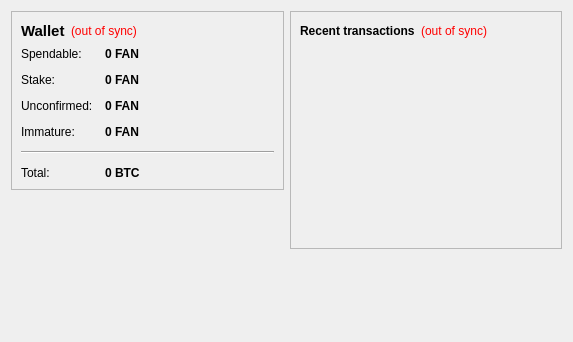
<?xml version="1.0" encoding="UTF-8"?>
<ui version="4.0">
 <class>OverviewPage</class>
 <widget class="QWidget" name="OverviewPage">
  <property name="geometry">
   <rect>
    <x>0</x>
    <y>0</y>
    <width>573</width>
    <height>342</height>
   </rect>
  </property>
  <property name="windowTitle">
   <string>Form</string>
  </property>
  <layout class="QHBoxLayout" name="horizontalLayout" stretch="1,1">
   <item>
    <layout class="QVBoxLayout" name="verticalLayout_2">
     <item>
      <widget class="QFrame" name="frame">
       <property name="frameShape">
        <enum>QFrame::StyledPanel</enum>
       </property>
       <property name="frameShadow">
        <enum>QFrame::Raised</enum>
       </property>
       <layout class="QVBoxLayout" name="verticalLayout_4">
        <item>
         <layout class="QHBoxLayout" name="horizontalLayout_4">
          <item>
           <widget class="QLabel" name="label_5">
            <property name="font">
             <font>
              <pointsize>11</pointsize>
              <weight>75</weight>
              <bold>true</bold>
             </font>
            </property>
            <property name="text">
             <string>Wallet</string>
            </property>
           </widget>
          </item>
          <item>
           <widget class="QLabel" name="labelWalletStatus">
            <property name="toolTip">
             <string>The displayed information may be out of date. Your wallet automatically synchronizes with the Favycoin network after a connection is established, but this process has not completed yet.</string>
            </property>
            <property name="styleSheet">
             <string notr="true">QLabel { color: red; }</string>
            </property>
            <property name="text">
             <string notr="true">(out of sync)</string>
            </property>
            <property name="alignment">
             <set>Qt::AlignLeading|Qt::AlignLeft|Qt::AlignVCenter</set>
            </property>
           </widget>
          </item>
          <item>
           <spacer name="horizontalSpacer_2">
            <property name="orientation">
             <enum>Qt::Horizontal</enum>
            </property>
            <property name="sizeHint" stdset="0">
             <size>
              <width>40</width>
              <height>20</height>
             </size>
            </property>
           </spacer>
          </item>
         </layout>
        </item>
        <item>
         <layout class="QFormLayout" name="formLayout_2">
          <property name="fieldGrowthPolicy">
           <enum>QFormLayout::AllNonFixedFieldsGrow</enum>
          </property>
          <property name="horizontalSpacing">
           <number>12</number>
          </property>
          <property name="verticalSpacing">
           <number>12</number>
          </property>
          <item row="0" column="0">
           <widget class="QLabel" name="label">
            <property name="text">
             <string>Spendable:</string>
            </property>
           </widget>
          </item>
          <item row="0" column="1">
           <widget class="QLabel" name="labelBalance">
            <property name="font">
             <font>
              <weight>75</weight>
              <bold>true</bold>
             </font>
            </property>
            <property name="cursor">
             <cursorShape>IBeamCursor</cursorShape>
            </property>
            <property name="toolTip">
             <string>Your current spendable balance</string>
            </property>
            <property name="text">
             <string notr="true">0 FAN</string>
            </property>
            <property name="textInteractionFlags">
             <set>Qt::LinksAccessibleByMouse|Qt::TextSelectableByKeyboard|Qt::TextSelectableByMouse</set>
            </property>
           </widget>
          </item>
          <item row="1" column="0">
           <widget class="QLabel" name="label_6">
            <property name="text">
             <string>Stake:</string>
            </property>
           </widget>
          </item>
          <item row="1" column="1">
           <widget class="QLabel" name="labelStake">
            <property name="font">
             <font>
              <weight>75</weight>
              <bold>true</bold>
             </font>
            </property>
            <property name="cursor">
             <cursorShape>IBeamCursor</cursorShape>
            </property>
            <property name="toolTip">
             <string>Total of coins that was staked, and do not yet count toward the current balance</string>
            </property>
            <property name="text">
             <string notr="true">0 FAN</string>
            </property>
            <property name="textInteractionFlags">
             <set>Qt::LinksAccessibleByMouse|Qt::TextSelectableByKeyboard|Qt::TextSelectableByMouse</set>
            </property>
           </widget>
          </item>
          <item row="2" column="0">
           <widget class="QLabel" name="label_3">
            <property name="text">
             <string>Unconfirmed:</string>
            </property>
           </widget>
          </item>
          <item row="2" column="1">
           <widget class="QLabel" name="labelUnconfirmed">
            <property name="font">
             <font>
              <weight>75</weight>
              <bold>true</bold>
             </font>
            </property>
            <property name="cursor">
             <cursorShape>IBeamCursor</cursorShape>
            </property>
            <property name="toolTip">
             <string>Total of transactions that have yet to be confirmed, and do not yet count toward the current balance</string>
            </property>
            <property name="text">
             <string notr="true">0 FAN</string>
            </property>
            <property name="textInteractionFlags">
             <set>Qt::LinksAccessibleByMouse|Qt::TextSelectableByKeyboard|Qt::TextSelectableByMouse</set>
            </property>
           </widget>
          </item>
          <item row="3" column="0">
           <widget class="QLabel" name="labelImmatureText">
            <property name="text">
             <string>Immature:</string>
            </property>
           </widget>
          </item>
          <item row="3" column="1">
           <widget class="QLabel" name="labelImmature">
            <property name="font">
             <font>
              <weight>75</weight>
              <bold>true</bold>
             </font>
            </property>
            <property name="toolTip">
             <string>Mined balance that has not yet matured</string>
            </property>
            <property name="text">
             <string notr="true">0 FAN</string>
            </property>
            <property name="textInteractionFlags">
             <set>Qt::LinksAccessibleByMouse|Qt::TextSelectableByKeyboard|Qt::TextSelectableByMouse</set>
            </property>
           </widget>
          </item>
          <item row="4" column="0" colspan="2">
           <widget class="Line" name="line">
            <property name="orientation">
             <enum>Qt::Horizontal</enum>
            </property>
           </widget>
          </item>
          <item row="5" column="0">
           <widget class="QLabel" name="labelTotalText">
            <property name="text">
             <string>Total:</string>
            </property>
           </widget>
          </item>
          <item row="5" column="1">
           <widget class="QLabel" name="labelTotal">
            <property name="font">
             <font>
              <weight>75</weight>
              <bold>true</bold>
             </font>
            </property>
            <property name="cursor">
             <cursorShape>IBeamCursor</cursorShape>
            </property>
            <property name="toolTip">
             <string>Your current total balance</string>
            </property>
            <property name="text">
             <string notr="true">0 BTC</string>
            </property>
            <property name="textInteractionFlags">
             <set>Qt::LinksAccessibleByMouse|Qt::TextSelectableByKeyboard|Qt::TextSelectableByMouse</set>
            </property>
           </widget>
          </item>
         </layout>
        </item>
       </layout>
      </widget>
     </item>
     <item>
      <spacer name="verticalSpacer">
       <property name="orientation">
        <enum>Qt::Vertical</enum>
       </property>
       <property name="sizeHint" stdset="0">
        <size>
         <width>20</width>
         <height>40</height>
        </size>
       </property>
      </spacer>
     </item>
    </layout>
   </item>
   <item>
    <layout class="QVBoxLayout" name="verticalLayout_3">
     <item>
      <widget class="QFrame" name="frame_2">
       <property name="frameShape">
        <enum>QFrame::StyledPanel</enum>
       </property>
       <property name="frameShadow">
        <enum>QFrame::Raised</enum>
       </property>
       <layout class="QVBoxLayout" name="verticalLayout">
        <item>
         <layout class="QHBoxLayout" name="horizontalLayout_2">
          <item>
           <widget class="QLabel" name="label_4">
            <property name="text">
             <string>&lt;b&gt;Recent transactions&lt;/b&gt;</string>
            </property>
           </widget>
          </item>
          <item>
           <widget class="QLabel" name="labelTransactionsStatus">
            <property name="toolTip">
             <string>The displayed information may be out of date. Your wallet automatically synchronizes with the Favycoin network after a connection is established, but this process has not completed yet.</string>
            </property>
            <property name="styleSheet">
             <string notr="true">QLabel { color: red; }</string>
            </property>
            <property name="text">
             <string notr="true">(out of sync)</string>
            </property>
            <property name="alignment">
             <set>Qt::AlignRight|Qt::AlignTrailing|Qt::AlignVCenter</set>
            </property>
           </widget>
          </item>
          <item>
           <spacer name="horizontalSpacer">
            <property name="orientation">
             <enum>Qt::Horizontal</enum>
            </property>
            <property name="sizeHint" stdset="0">
             <size>
              <width>40</width>
              <height>20</height>
             </size>
            </property>
           </spacer>
          </item>
         </layout>
        </item>
        <item>
         <widget class="QListView" name="listTransactions">
          <property name="styleSheet">
           <string notr="true">QListView { background: transparent; }</string>
          </property>
          <property name="frameShape">
           <enum>QFrame::NoFrame</enum>
          </property>
          <property name="verticalScrollBarPolicy">
           <enum>Qt::ScrollBarAlwaysOff</enum>
          </property>
          <property name="horizontalScrollBarPolicy">
           <enum>Qt::ScrollBarAlwaysOff</enum>
          </property>
          <property name="selectionMode">
           <enum>QAbstractItemView::NoSelection</enum>
          </property>
         </widget>
        </item>
       </layout>
      </widget>
     </item>
     <item>
      <spacer name="verticalSpacer_2">
       <property name="orientation">
        <enum>Qt::Vertical</enum>
       </property>
       <property name="sizeHint" stdset="0">
        <size>
         <width>20</width>
         <height>40</height>
        </size>
       </property>
      </spacer>
     </item>
    </layout>
   </item>
  </layout>
 </widget>
 <resources/>
 <connections/>
</ui>
